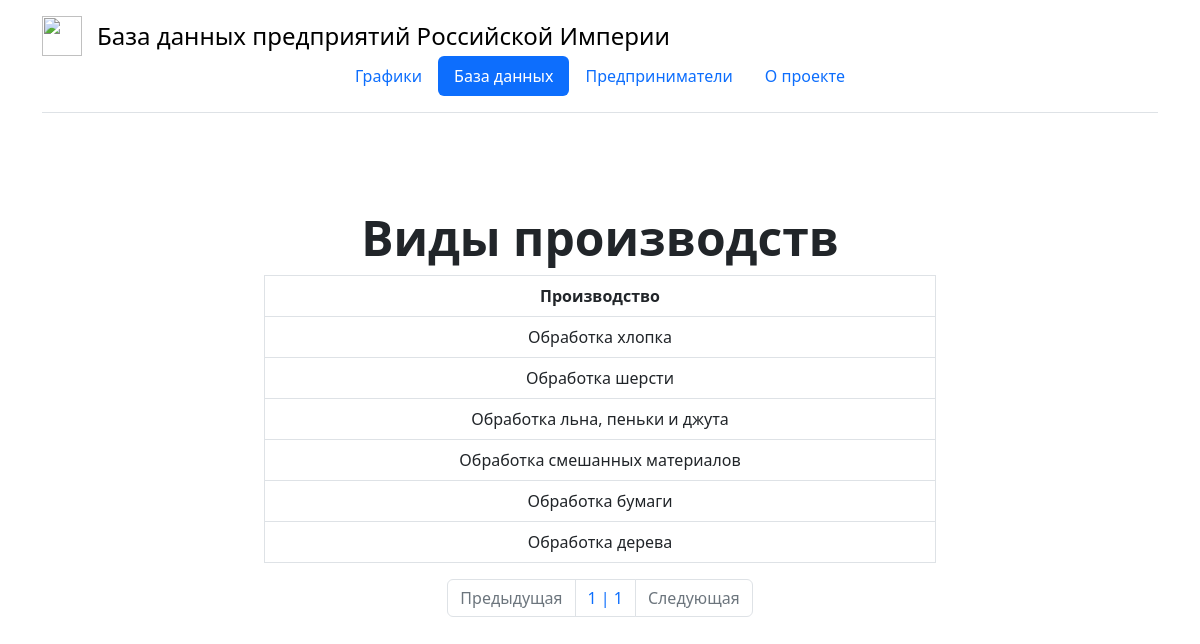
Page /database-materials on the committed database.
### mainpage/models.py (models this page shows, shortened)
class Material(models.Model):
    material_name = models.CharField(max_length=100, null=False)

### mainpage/views.py (the view)
# urls.py: path('database-materials', views.database_info, {'model': Material, 'title': 'Виды производств'}),
def database_info(request, model, title):
    objects_list = model.objects.all()
    paginator = Paginator(objects_list, 15)
    page = request.GET.get('page')
    try:
        objects = paginator.page(page)
    except PageNotAnInteger:
        objects = paginator.page(1)
    except EmptyPage:
        objects = paginator.page(paginator.num_pages)
    vars = dict(
        posts=objects,
        title=title
    )
    if title == 'Таблица уездов':
        return render(request, 'mainpage/database.html', vars)
    elif title == 'Виды производств':
        return render(request, 'mainpage/database_materials.html', vars)
    elif title == 'Список предприятий':
        return render(request, 'mainpage/database_fabricators.html', vars)
    elif title == 'Данные по производству':
        return render(request, 'mainpage/database_values.html', vars)

### mainpage/templates/mainpage/database_materials.html (shortened to what this page needs)
{% load static %}
<!doctype html>
<html lang="en">
<head>
    <link rel="stylesheet" href="https://cdn.jsdelivr.net/npm/bootstrap@5.2.3/dist/css/bootstrap.min.css">
</head>
<body>
    <div class="container">
        <header class="d-flex flex-wrap justify-content-center py-3 mb-4 border-bottom">
          <a href="/" class="d-flex align-items-center mb-3 mb-md-0 me-md-auto link-body-emphasis text-decoration-none">
              <img src="{% static 'icon.png' %}" width="40" height="40">
              <span class="fs-4" style="color: black; margin-left: 15px;">База данных предприятий Российской Империи</span>
          </a>
          <ul class="nav nav-pills">
            <li class="nav-item"><a href="/" class="nav-link">Графики</a></li>
            <li class="nav-item"><a href="/database" class="nav-link active">База данных</a></li>
            <li class="nav-item"><a href="/entrepreneurs" class="nav-link">Предприниматели</a></li>
            <li class="nav-item"><a href="/about-project" class="nav-link">О проекте</a></li>
          </ul>
        </header>
    </div>
    <div class="px-4 py-5 my-5 text-center" style="margin-left: 20%; margin-right: 20%;">
        <h1 class="display-5 fw-bold text-body-emphasis">{{ title }}</h1>
        {% block content %}
        <table class="table table-bordered">
          <thead>
            <tr>
              <th scope="col">Производство</th>
            </tr>
          </thead>
          {% for post in posts %}
          <tbody>
            <tr>
              <td>{{ post.material_name }}</td>
            </tr>
          {% endfor %}
        </table>
        <nav aria-label="Page navigation example">
          <ul class="pagination justify-content-center">
            {% if posts.has_previous %}
                <li class="page-item">
                    <a class="page-link" href="?page={{ posts.previous_page_number }}" tabindex="-1">Предыдущая</a>
                </li>
            {% else %}
                <li class="page-item disabled">
                    <a class="page-link" href="#" tabindex="-1">Предыдущая</a>
                </li>
            {% endif %}
            <li class="page-item"><a class="page-link" href="#">{{ posts.number }} | {{ posts.paginator.num_pages }}</a></li>
            {% if posts.has_next %}
                <li class="page-item">
                  <a class="page-link" href="?page={{ posts.next_page_number }}">Следующая</a>
                </li>
            {% else %}
                <li class="page-item disabled">
                  <a class="page-link" href="#">Следующая</a>
                </li>
            {% endif %}
          </ul>
        </nav>
{% endblock %}
    </div>
</body>
</html>

### rows in the picture
Material: material_name "Обработка хлопка"
Material: material_name "Обработка шерсти"
Material: material_name "Обработка льна, пеньки и джута"
Material: material_name "Обработка смешанных материалов"
Material: material_name "Обработка бумаги"
Material: material_name "Обработка дерева"

### other values in the picture
{{ title }} "Виды производств"
{{ posts.number }} "1"
{{ posts.paginator.num_pages }} "1"
